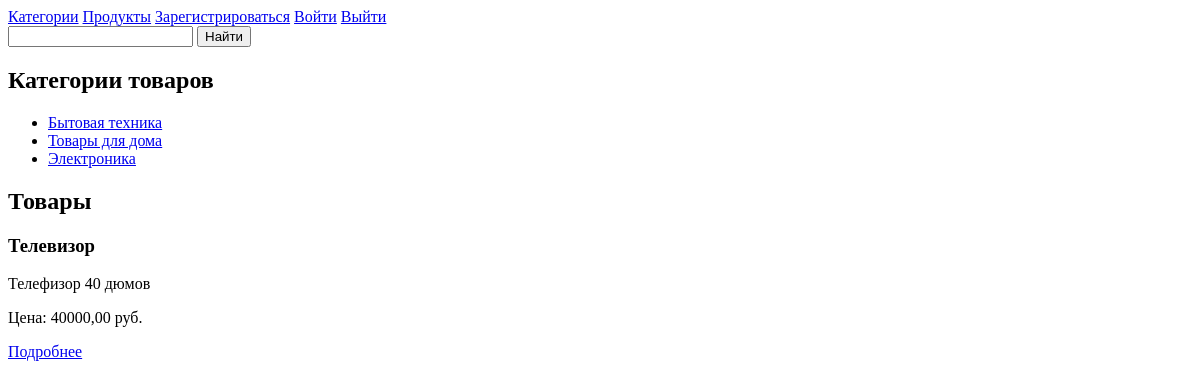
The app's page /product/categories/elektronika/products/, older data.
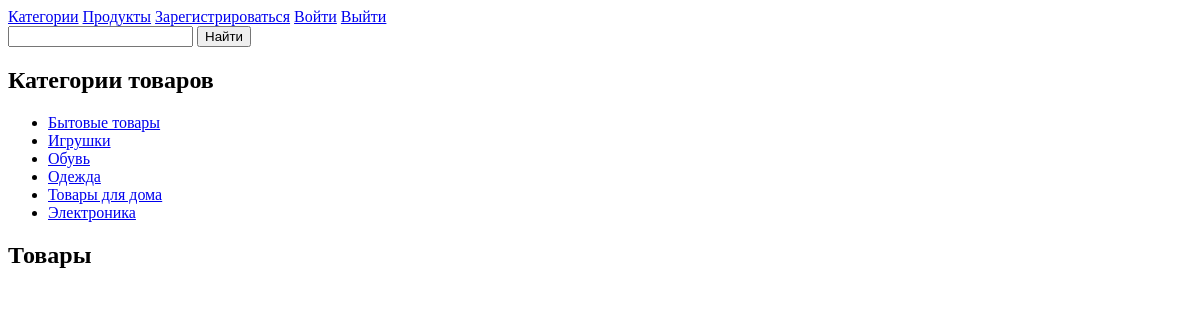
The same page, newer data.
### shop/models.py (models this page shows, shortened)
class Category(models.Model):
    name = models.CharField(max_length=200, verbose_name="Категория")
    slug = models.SlugField(max_length=200, unique=True)
    class Meta:
        ordering = ['name']
        indexes = [
            models.Index(fields=['name']),
        ]
        verbose_name = 'Категория'
        verbose_name_plural = 'Категории'

class Product(models.Model):
    category = models.ForeignKey(Category,
                                 related_name='products',
                                 on_delete=models.CASCADE)
    name = models.CharField(max_length=200,
                            verbose_name='Название')
    description = models.TextField(blank=True)
    slug = models.SlugField(max_length=200)
    image = models.ImageField(upload_to='products/%Y/%m/%d',
                              blank=True)
    price = models.DecimalField(max_digits=10,
                                decimal_places=2)
    available = models.BooleanField(default=True)
    created = models.DateTimeField(auto_now_add=True)
    updated = models.DateTimeField(auto_now=True)
    class Meta:
        ordering = ['name']
        indexes = [
            models.Index(fields=['id', 'slug']),
            models.Index(fields=['name']),
            models.Index(fields=['-created']),
        ]
        verbose_name = 'Товар'
        verbose_name_plural = 'Товары'

### shop/views.py (the view)
# urls.py: path('categories/<slug:slug>/products/', ProductListByCategory.as_view(), name='products_by_category'),
class ProductListByCategory(ListView):
    model = Product
    template_name = 'shop/products_by_category.html'
    context_object_name = 'products'
    def get_context_data(self, **kwargs):
        context = super().get_context_data(**kwargs)
        categories = Category.objects.all()
        context['categories'] = categories
        return context
    def get_queryset(self):
        category = get_object_or_404(Category, slug=self.kwargs['slug'])
        return Product.objects.filter(category=category)

### shop/templates/shop/products_by_category.html (shortened to what this page needs)
{% extends 'base.html' %}
{% load static %}
{% block content %}
<div class="container">
        <aside class="sidebar">
            <h2>Категории товаров</h2>
            <ul>
                {% for category in categories %}
                    <li><a href="{% url 'shop:products_by_category' category.slug %}">{{ category.name }}</a></li>
                {% endfor %}
            </ul>
        </aside>
        <main class="product-list">
            <h2>Товары</h2>
            <div class="products">
                {% for product in products %}
                    <div class="product">
                        <h3>{{ product.name }}</h3>
                        <p>{{ product.description }}</p>
                        <p>Цена: {{ product.price }} руб.</p>
                        <a href="{% url 'shop:product_detail' product.slug %}" class="btn">Подробнее</a>
                    </div>
                {% endfor %}
            </div>
        </main>
    </div>
{% endblock content %}

Row changes from the older to the newer data that the page shows:
removed Category: name "Бытовая техника"
removed Product: name "Телевизор", description "Телефизор 40 дюмов", price "40000,00"
added Category: name "Бытовые товары"
added Category: name "Игрушки"
added Category: name "Обувь"
added Category: name "Одежда"
